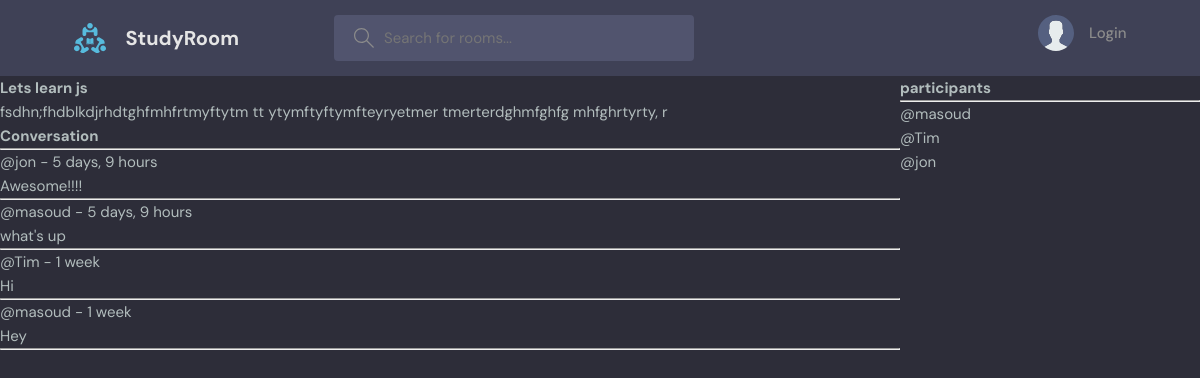
The page /room/1/ on the database its author committed.
### base/models.py (models this page shows, shortened)
class Room(models.Model):
    host = models.ForeignKey(User, on_delete=models.SET_NULL, null=True)
    topic = models.ForeignKey(Topic, on_delete=models.SET_NULL, null=True)
    name = models.CharField(max_length=200)
    description = models.TextField(null=True, blank=True)
    participants = models.ManyToManyField(
        User, related_name='participants', blank=True)
    updated = models.DateTimeField(auto_now=True)
    created = models.DateTimeField(auto_now_add=True)
    class Meta:
        ordering = ['-updated', '-created']

class Message(models.Model):
    user = models.ForeignKey(User, on_delete=models.CASCADE)
    room = models.ForeignKey(Room, on_delete=models.CASCADE)
    body = models.TextField()
    updated = models.DateTimeField(auto_now=True)
    created = models.DateTimeField(auto_now_add=True)
    class Meta:
        ordering = ['-updated', '-created']

### base/views.py (the view, shortened to what this page needs)
# urls.py: path('room/<str:pk>/', views.room, name="room"),
def room(request, pk):
    room = Room.objects.get(id=pk)
    room_messages = room.message_set.all()
    participants = room.participants.all()
    context = {'room': room, 'room_messages': room_messages,
               'participants': participants}
    return render(request, 'base/room.html', context)

### base/templates/base/room.html (shortened to what this page needs)
{% extends 'main.html' %} {% block content %}
<div class="room-container">
    <div>
        <h1>{{room.name}}</h1>
        <p>{{room.description}}</p>
        <div class="comment-wrapper">
            <h3>Conversation</h3>
            <hr />
            {% for message in room_messages %}
            <div>
                <small>@{{message.user}} - {{message.created|timesince}}</small>
                <p>{{message.body}}</p>
                <hr />
            </div>
            {% endfor %}
        </div>
    </div>
    <div>
        <h3>participants</h3>
        <hr />
        {% for user in participants %}
        <div>
            <p>@{{user.username}}</p>
        </div>
        {% endfor %}
    </div>
</div>
{% endblock %}

### static/styles/style.css (style rules this page uses)
:root { --color-main: #71c6dd; --color-main-light: #e1f6fb; --color-dark: #3f4156; --color-dark-medium: #51546e; --color-dark-light: #696d97; --color-light: #e5e5e5; --color-gray: #8b8b8b; --color-light-gray: #b2bdbd; --color-bg: #2d2d39; --color-success: #5dd693; --color-error: #fc4b0b; }
* { font-family: "DM Sans", -apple-system, BlinkMacSystemFont, "Segoe UI", Roboto, Oxygen, Ubuntu, Cantarell, "Open Sans", "Helvetica Neue", sans-serif; margin: 0; padding: 0; box-sizing: border-box; text-rendering: optimizeLegibility; font-size: inherit; }
html { font-size: 56.25%; }
@media only screen and (min-width: 1200px) { html { font-size: 62.5%; } }
body { line-height: 1.6; font-weight: 400; font-size: 1.5rem; color: var(--color-light-gray); background-color: var(--color-bg); min-height: 100vh; }

### base/templates/base/room.html (style rules this page uses)
.room-container { display: grid; grid-template-columns: 3fr 1fr; }

### rows shown on the page
Room: name "Lets learn js", description "fsdhn;fhdblkdjrhdtghfmhfrtmyftytm tt ytymftyftymfteyryetmer tmerterdghmfghfg mhfghrtyrty, r"
Message: user "jon", created "5 days, 9 hours", body "Awesome!!!!"
Message: user "masoud", created "5 days, 9 hours", body "what's up"
Message: user "Tim", created "1 week", body "Hi"
Message: user "masoud", created "1 week", body "Hey"

### other values the page prints
{{ user.username }} "masoud"
{{ user.username }} "Tim"
{{ user.username }} "jon"
